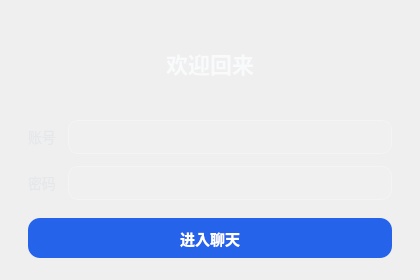
<?xml version="1.0" encoding="UTF-8"?>
<ui version="4.0">
 <class>LoginDialog</class>
 <widget class="QDialog" name="LoginDialog">
  <property name="geometry">
   <rect>
    <x>0</x>
    <y>0</y>
    <width>420</width>
    <height>280</height>
   </rect>
  </property>
  <property name="windowTitle">
   <string>登录 - MyChat</string>
  </property>
  <property name="styleSheet">
   <string notr="true">QDialog {
    background: qlineargradient(x1:0, y1:0, x2:1, y2:1,
        stop:0 #1f2937, stop:1 #111827);
}
QLabel {
    color: #e5e7eb;
    font-size: 14px;
}
QLabel#titleLabel {
    color: #f9fafb;
    font-size: 22px;
    font-weight: 700;
}
QLineEdit {
    color: #f9fafb;
    background: rgba(255,255,255,0.08);
    border: 1px solid rgba(255,255,255,0.25);
    border-radius: 10px;
    padding: 8px 10px;
}
QLineEdit:focus {
    border: 1px solid #60a5fa;
}
QPushButton#loginButton {
    color: #ffffff;
    background: #2563eb;
    border: none;
    border-radius: 12px;
    font-size: 15px;
    font-weight: 600;
    min-height: 40px;
}
QPushButton#loginButton:hover { background: #3b82f6; }
QPushButton#loginButton:pressed { background: #1d4ed8; }</string>
  </property>
  <layout class="QVBoxLayout" name="verticalLayout">
   <property name="leftMargin">
    <number>28</number>
   </property>
   <property name="topMargin">
    <number>22</number>
   </property>
   <property name="rightMargin">
    <number>28</number>
   </property>
   <property name="bottomMargin">
    <number>22</number>
   </property>
   <property name="spacing">
    <number>16</number>
   </property>
   <item>
    <widget class="QLabel" name="titleLabel">
     <property name="text">
      <string>欢迎回来</string>
     </property>
     <property name="alignment">
      <set>Qt::AlignCenter</set>
     </property>
    </widget>
   </item>
   <item>
    <layout class="QFormLayout" name="formLayout">
     <property name="horizontalSpacing">
      <number>12</number>
     </property>
     <property name="verticalSpacing">
      <number>12</number>
     </property>
     <item row="0" column="0">
      <widget class="QLabel" name="labelUserId">
       <property name="text">
        <string>账号</string>
       </property>
      </widget>
     </item>
     <item row="0" column="1">
      <widget class="QLineEdit" name="userIdEdit"/>
     </item>
     <item row="1" column="0">
      <widget class="QLabel" name="labelPassword">
       <property name="text">
        <string>密码</string>
       </property>
      </widget>
     </item>
     <item row="1" column="1">
      <widget class="QLineEdit" name="passwordEdit">
       <property name="echoMode">
        <enum>QLineEdit::Password</enum>
       </property>
      </widget>
     </item>
    </layout>
   </item>
   <item>
    <widget class="QPushButton" name="loginButton">
     <property name="text">
      <string>进入聊天</string>
     </property>
    </widget>
   </item>
  </layout>
 </widget>
 <resources/>
 <connections/>
</ui>
